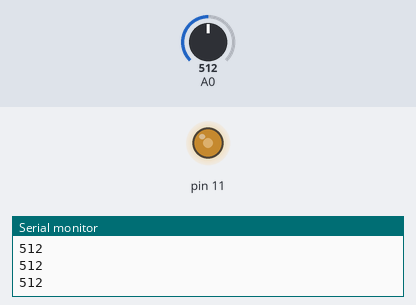
The sketch below on a simulated Arduino Uno, built with avr-gcc and run on an emulated ATmega328P. Parts: output pins drawn as LEDs (lit = HIGH), the last lines printed to the serial monitor. The inputs (shaded band) are chosen by the test bench; at power-on: A0 = 512.

Above: at 1.2 s.
1.3 s: A0 set to 716
At 1.6 s:
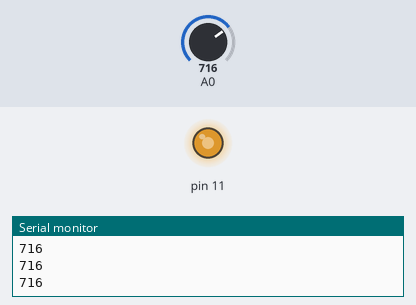
2.8 s: A0 set to 900
At 4.0 s:
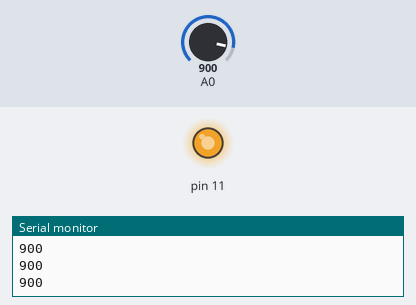
4.3 s: A0 set to 122
At 5.1 s:
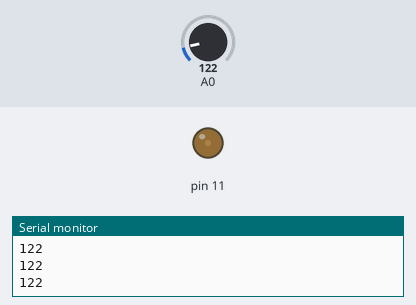
5.8 s: A0 set to 0
At 6.2 s:
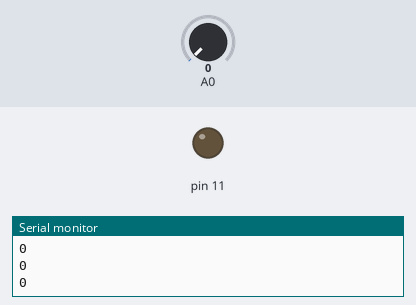
7.3 s: A0 set to 511
At 8.6 s:
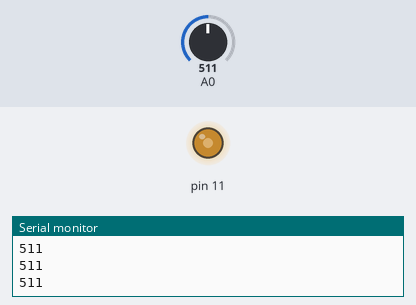
Timing chart, 0 to 9.8 s (numbered marks = the images above; inputs shaded):
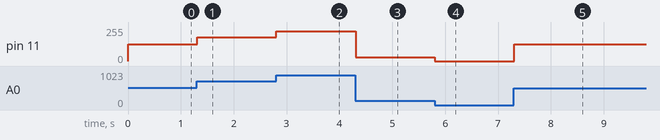

Measured:
- after the input at 1.3 s, pin 11: 127/255 → 178/255 at once
- after the input at 2.8 s, pin 11: 178/255 → 224/255 at once
- after the input at 4.3 s, pin 11: 224/255 → 30/255 at once
- after the input at 5.8 s, pin 11: 30/255 → 0/255 at once
- after the input at 7.3 s, pin 11: 0/255 → 127/255 at once

The sketch:

lab2-photoresistor.ino
```cpp
void setup()
{
  pinMode(11,OUTPUT);
  pinMode(A0,INPUT);
  Serial.begin(9600);
}

int val;
void loop()
{
  val = analogRead(A0);
  Serial.println(val);
  //analogWrite(11,val/4); //Converted 0-1023 to 0-255
  analogWrite(11,map(val,0,1023,0,255));

}
```
